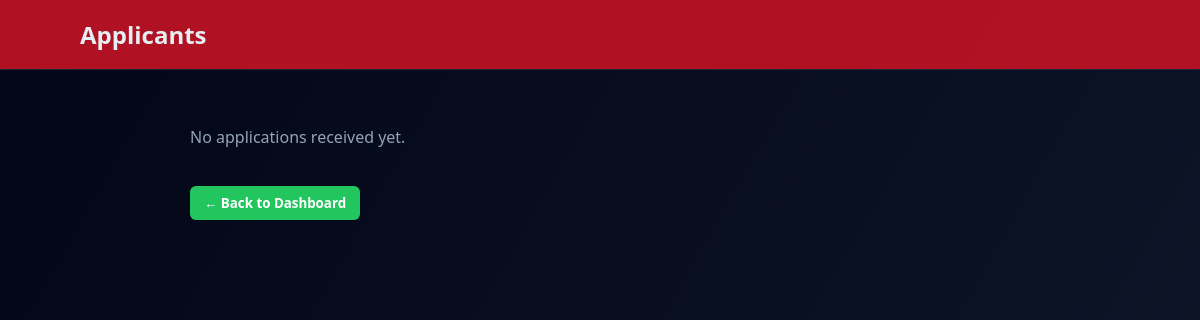
The app's page /job-applications/6, older data.
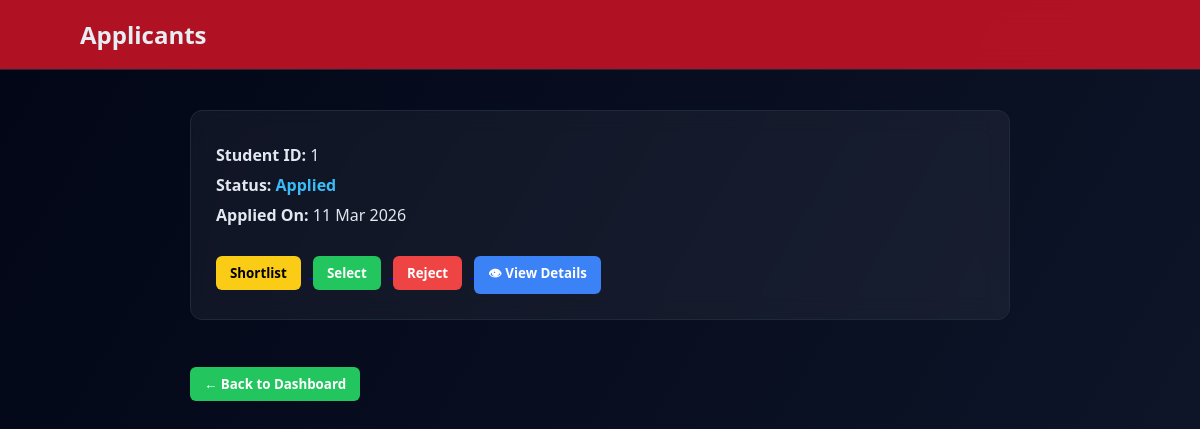
The same page, newer data.
### app.py (models this page shows)
class Application(db.Model):
    __tablename__ = "applications"
    id = db.Column(db.Integer, primary_key=True)
    student_id = db.Column(
        db.Integer,
        db.ForeignKey("student_profiles.id")
    )
    job_id = db.Column(
        db.Integer,
        db.ForeignKey("jobs.id")
    )
    status = db.Column(db.String(50), default="Applied")
    remarks = db.Column(db.String(200))
    applied_at = db.Column(db.DateTime, default=datetime.utcnow)
    updated_at = db.Column(db.DateTime)
    job = db.relationship("Job", back_populates="applications")
    student = db.relationship("StudentProfile", back_populates="applications")

### app.py (the view)
@app.route("/job-applications/<int:job_id>")
def view_applications(job_id):
    applications = Application.query.filter_by(job_id=job_id).all()
    return render_template(
        "applications.html",
        applications=applications
    )

### templates/applications.html (shortened to what this page needs)
<!DOCTYPE html>
<html lang="en">
<head>
</head>
<body>
    <div class="navbar">
        <h2>Applicants</h2>
    </div>
    <div class="container">
        {% if applications %}
        {% for app in applications %}
<div class="card">
    <p><b>Student ID:</b> {{ app.student_id }}</p>
    <p>
        <b>Status:</b>
        <span class="status">
            {% if app.status == "Applied" %}
            <span style="color: #38bdf8;">Applied</span>
            {% elif app.status == "Shortlisted" %}
            <span style="color: #facc15;">Shortlisted</span>
            {% elif app.status == "Selected" %}
            <span style="color: #22c55e;">Selected</span>
            {% else %}
            <span style="color: #ef4444;">Rejected</span>
            {% endif %}
        </span>
    </p>
    <p>
        <b>Applied On:</b>
        {{ app.applied_at.strftime("%d %b %Y") }}
    </p>
    <br>
    <a href="/switch-status/{{ app.id }}/shortlist">
        <button class="btn shortlist">
            {% if app.status == "Shortlisted" %}
                Unshortlist
            {% else %}
                Shortlist
            {% endif %}
        </button>
    </a>
    <a href="/switch-status/{{ app.id }}/select">
        <button class="btn select">
            {% if app.status == "Selected" %}
               Unselect
            {% else %}
               Select
            {% endif %}
        </button>
    </a>
    <a href="/switch-status/{{ app.id }}/reject">
        <button class="btn reject">
            {% if app.status == "Rejected" %}
                Unreject
            {% else %}
                Reject
            {% endif %}
        </button>
    </a>
    <a href="/company/student/{{ app.student_id }}">
        <button class="btn" style="background:#3b82f6; color:white;">
            👁 View Details
        </button>
    </a>
</div>
        {% endfor %}
        {% else %}
        <p style="color:#94a3b8;">No applications received yet.</p>
        {% endif %}
        <br>
        <a href="/company_dashboard">
            <button class="btn select">← Back to Dashboard</button>
        </a>
    </div>
</body>
</html>

Row changes from the older to the newer data that the page shows:
added Application: student_id "1", status "Applied", applied_at "11 Mar 2026"
Text that changed along with them:
text no longer shown: "No applications received yet."
